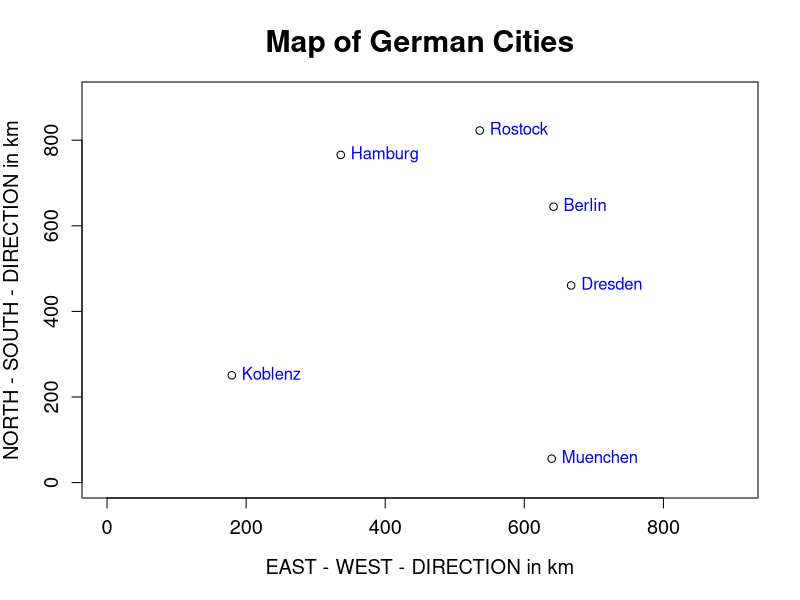

R code for this plot:
# −−−−−−−−−−−−−−−−−−−−−−−−−−−−−−−−−−−−−−−−−−−−−−−−−−−−−−
# Name of QuantLet : MVAMDScity2
# −−−−−−−−−−−−−−−−−−−−−−−−−−−−−−−−−−−−−−−−−−−−−−−−−−−−−−
# Published in : Applied Multivariate Statistical Analysis
# −−−−−−−−−−−−−−−−−−−−−−−−−−−−−−−−−−−−−−−−−−−−−−−−−−−−−−
# Description : Computes the map of the cities by 
# application of multidimensional scaling. Reflects and 
# rotates the figure by 90°.
# −−−−−−−−−−−−−−−−−−−−−−−−−−−−−−−−−−−−−−−−−−−−−−−−−−−−−−
# Keywords : MDS, multi-dimensional, scaling, plot, 
# graphical representation
# −−−−−−−−−−−−−−−−−−−−−−−−−−−−−−−−−−−−−−−−−−−−−−−−−−−−−−
# See also : MVAMDScity1, MVAMDSnonmstart, MVAMDSpooladj, 
# MVAmdscarm, MVAnmdscar1, MVAnmdscar2, MVAnmdscar3
# −−−−−−−−−−−−−−−−−−−−−−−−−−−−−−−−−−−−−−−−−−−−−−−−−−−−−−
# Author : Zografia Anastasiadou
# −−−−−−−−−−−−−−−−−−−−−−−−−−−−−−−−−−−−−−−−−−−−−−−−−−−−−−
# Submitted : Tue, October 28 2014 by Felix Jung
# −−−−−−−−−−−−−−−−−−−−−−−−−−−−−−−−−−−−−−−−−−−−−−−−−−−−−−
# Example:   Metric MDS solution for the intercity road 
# distances after reflection and 90° rotation.
# −−−−−−−−−−−−−−−−−−−−−−−−−−−−−−−−−−−−−−−−−−−−−−−−−−−−−−

# clear all variables
rm(list = ls(all = TRUE))
graphics.off()

# Intercity road distances
ber = c(0, 214, 279, 610, 596, 237)
dre = c(214, 0, 492, 533, 496, 444)
ham = c(279, 492, 0, 520, 772, 140)
kob = c(610, 533, 520, 0, 521, 687)
mue = c(596, 496, 772, 521, 0, 771)
ros = c(237, 444, 140, 687, 771, 0)

dist = cbind(ber, dre, ham, kob, mue, ros)

# a,b,h,i,r,x,xx1,xx2 are matrices
a   = (dist^2) * (-0.5)
i   = diag(6)
u   = rep(1, 6)
h   = i - (1/6 * (u %*% t(u)))
b   = h %*% a %*% h             # Determine the inner product matrix
e   = eigen(b)
g1  = cbind(e$vectors[, 1], -e$vectors[, 2])
g2  = diag(e$values[1:2])
xx1 = g1 %*% (g2^0.5)           # Determine the coordinate matrix
x   = cos(pi/2)
y   = sin(pi/2)
z   = -sin(pi/2)
r1  = c(x, z)
r2  = c(y, x)
r   = rbind(r1, r2)
xx2 = xx1 %*% r

xx = cbind((xx2[, 1] * (-1)) + 500, xx2[, 2] + 500)

# Plot
plot(xx[, 1], xx[, 2], xlim = c(0, 900), ylim = c(0, 900), xlab = "EAST - WEST - DIRECTION in km", 
    ylab = "NORTH - SOUTH - DIRECTION in km", main = "Map of German Cities", cex.axis = 1.2, 
    cex.lab = 1.2, cex.main = 1.8)
text(xx[, 1], xx[, 2], labels = c("Berlin", "Dresden", "Hamburg", "Koblenz", "Muenchen", 
    "Rostock"), pos = 4, col = "blue") 
